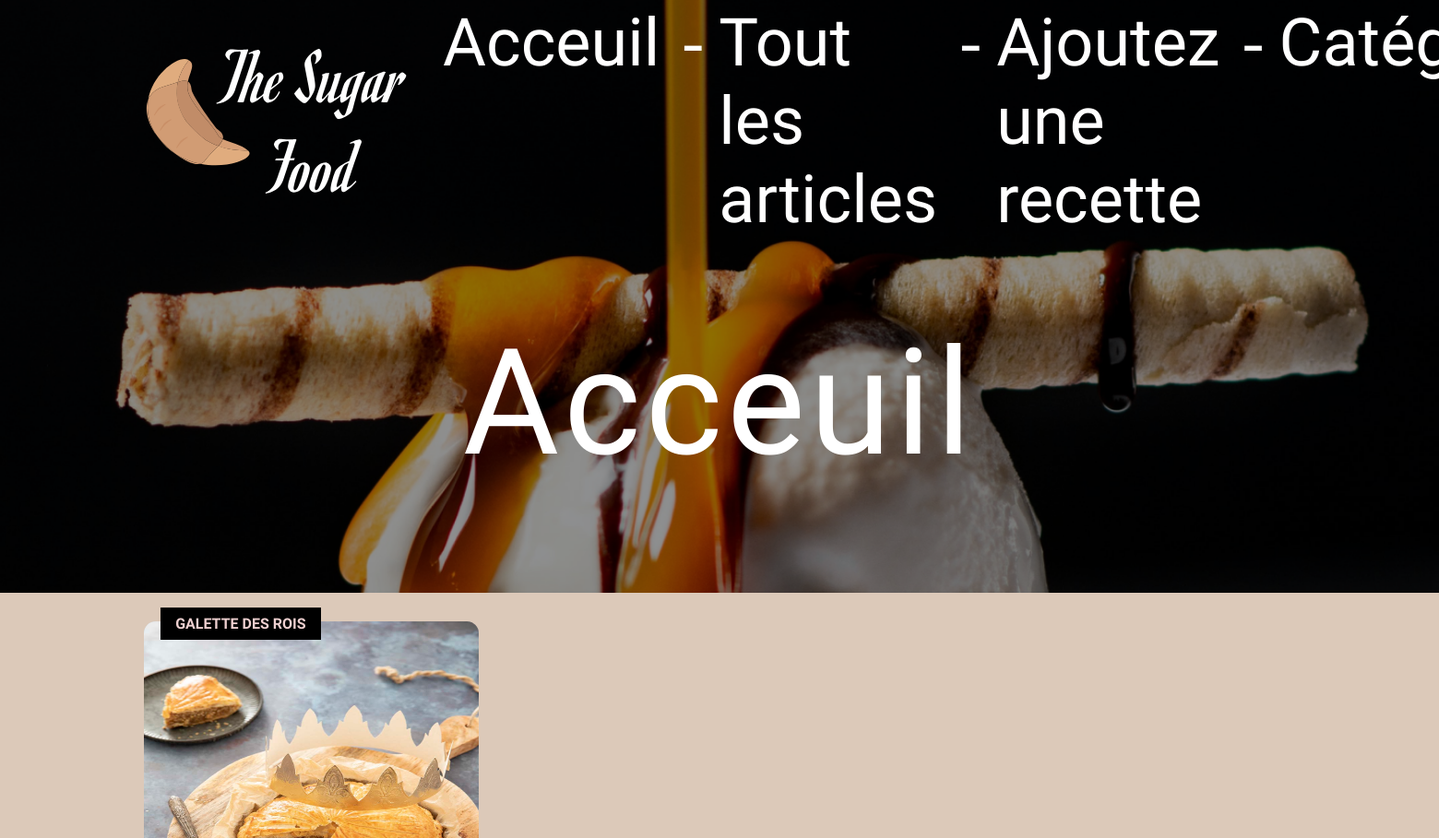
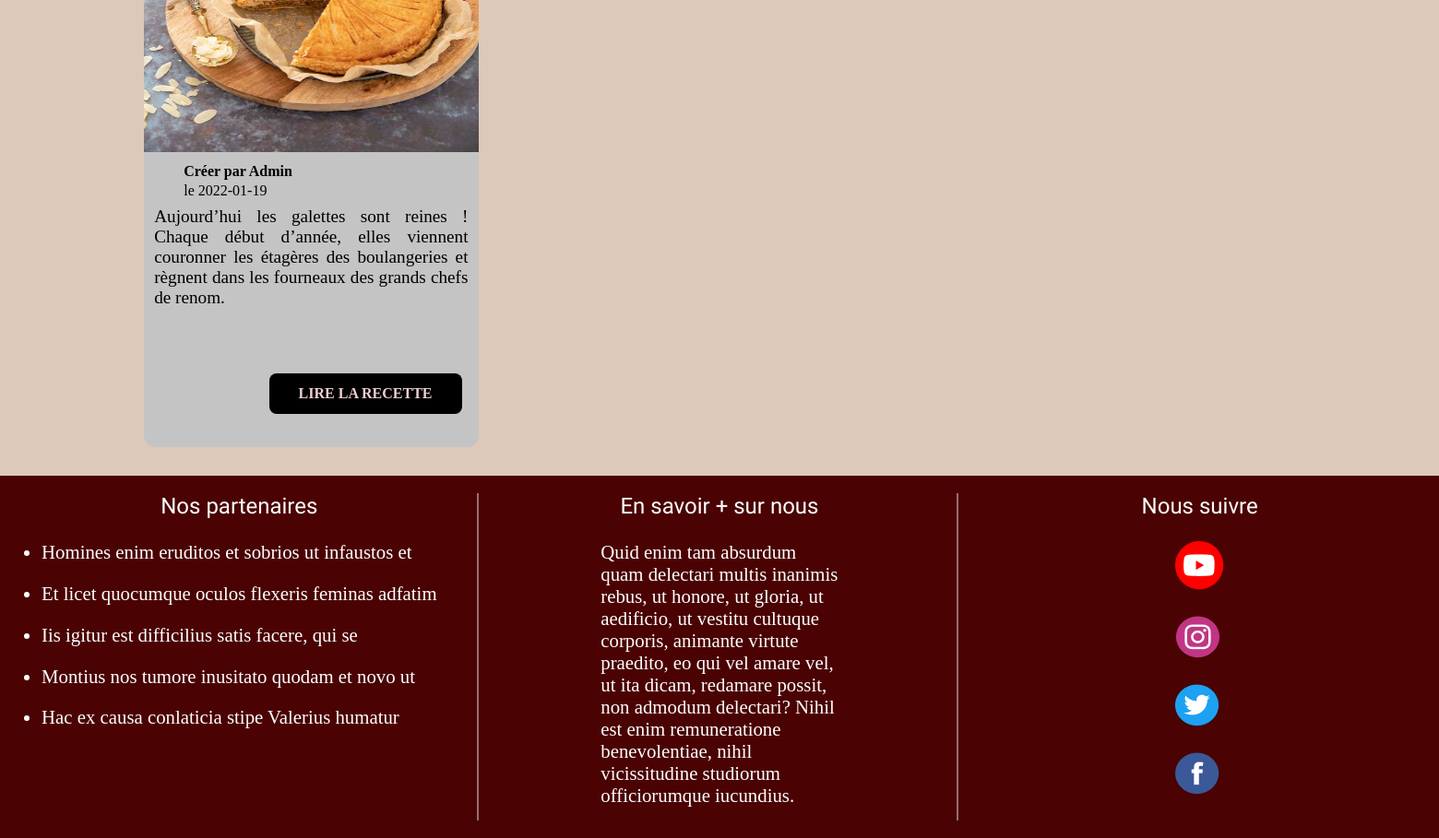
Screenshot of /articles_categorie.php?id_categorie=4 with the database file from the repository (2 pictures, top to bottom).
### tables this page shows
CREATE TABLE IF NOT EXISTS `article_categorie` (
  `id_categorie_article` int(11) NOT NULL AUTO_INCREMENT,
  `id_categorie` int(11) NOT NULL,
  `id_article` int(11) NOT NULL,
  PRIMARY KEY (`id_categorie_article`)
);

CREATE TABLE IF NOT EXISTS `articles` (
  `id_article` int(11) NOT NULL AUTO_INCREMENT,
  `titre_article` varchar(255) NOT NULL,
  `img_article` varchar(255) NOT NULL,
  `description_article` text NOT NULL,
  `ingredients_article` text NOT NULL,
  `preparation_article` mediumtext NOT NULL,
  `auteur_article` varchar(255) NOT NULL,
  `date_publication_article` date NOT NULL,
  PRIMARY KEY (`id_article`)
);

### articles_categorie.php (the view, shortened to what this page needs)
<?php
    require_once 'connect.php';
    $id_cat = $_GET['id_categorie'];
    $req = $db->query("SELECT article_categorie.id_article, article_categorie.id_categorie, article_categorie.id_categorie_article, `titre_article`, `img_article`, `description_article`, `auteur_article`, `date_publication_article` FROM `article_categorie`
        INNER JOIN `articles` ON article_categorie.id_article = articles.id_article
        INNER JOIN `categories` ON article_categorie.id_categorie = categories.id_categorie
        WHERE article_categorie.id_categorie = $id_cat");
?>
<section id="all_articles">
<?php
    foreach($req as $article) {
?>
        <article class="bg_grey">
            <h2><?=$article['titre_article'] ?></h2>
            <figure>
                <img class="img_articles" src="./views/assets/img/img_recette/<?= $article['img_article']?>" alt="photo article">
            </figure>
            <div class="info_article">
                <p class="auteur_article">Créer par <?=$article['auteur_article']?></p>
                <p class="date_publier">le <?= $article['date_publication_article']?></p>
                <p class="description_articles"><?= $article['description_article'] ?></p>
            </div>
            <a class="lien_article" href="article.php?id=<?=$article['id_article']?>">Lire la recette</a>
        </article>
<?php
    }
?>
</section>
<?php
    require '../P2-OFP-BLOG/views/template/template.php';

### views/assets/css/style.css (style rules this page uses)
* { margin: 0; padding: 0; }
#all_articles { display: grid; grid-template-columns: repeat(3, 1fr); gap: 5rem; }
#all_articles > article { position: relative; min-height: 45rem; border-radius: 0.8rem; }
#all_articles > article > h2 { position: absolute; background-color: #000; color: #EED0D0; font-size: 1rem; text-transform: uppercase; text-align: center; font-family: 'Rye'; padding: 0.5rem 1rem; top: -2%; left: 5%; }
#all_articles > article figure { margin-bottom: 0.5rem; }
.bg_grey { background-color: #C4C4C4; }
.info_article { padding: 0 0.7rem; }
.auteur_article { margin-bottom: 0.2rem; font-weight: 700; }
.date_publier { margin-bottom: 0.5rem; }
.auteur_article, .date_publier { padding-left: 2rem; }
.description_articles { font-size: 1.2rem; text-align: justify; }
.img_articles { width: 100%; height: 400px; border-top-left-radius: 0.8rem; border-top-right-radius: 0.8rem; }
.lien_article { position: absolute; bottom: 5%; right: 5%; text-transform: uppercase; font-weight: 700; border-radius: .5rem; display: inline-block; text-decoration: none; color: #EED0D0; background-color: #000; padding: .8rem 2rem; }

### rows the page displays
article_categorie: id_article.titre_article "GALETTE DES ROIS", id_article.img_article (picture), id_article.auteur_article "Admin", id_article.date_publication_article "2022-01-19", id_article.description_article "Aujourd’hui les galettes sont reines ! Chaque début d’année, elles viennent couronner les étagères des boulangeries et règnent dans les fourneaux des grands chefs de renom."
